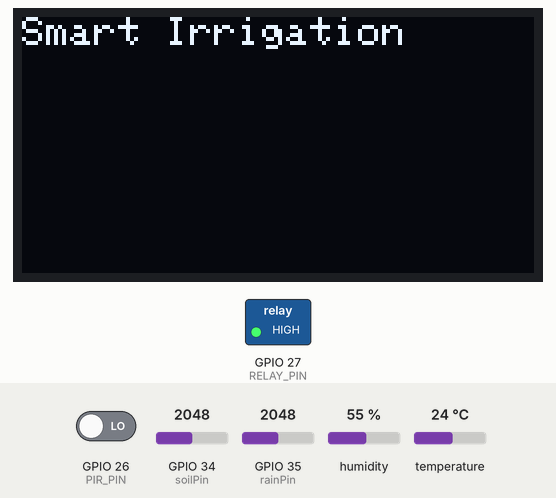
This sketch was run on a simulated ESP32. On the bench: 128×64 one-colour display, switched loads named in the sketch (green lamp = pin HIGH). The test bench sets the inputs (shaded band); at power-on: GPIO 26 (PIR_PIN) LOW, humidity 55 %, temperature 24 °C, GPIO 34 (soilPin) = 2048, GPIO 35 (rainPin) = 2048. WiFi joins after 1.5 s; servers stay silent unless stated; what the sketch prints to the serial monitor is not drawn.

Above: at 3.9 s.
At 6.4 s:
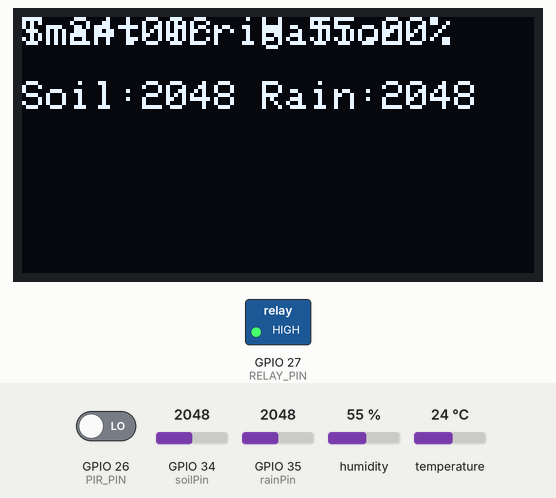
6.5 s: GPIO 26 (PIR_PIN) driven HIGH
At 7.2 s:
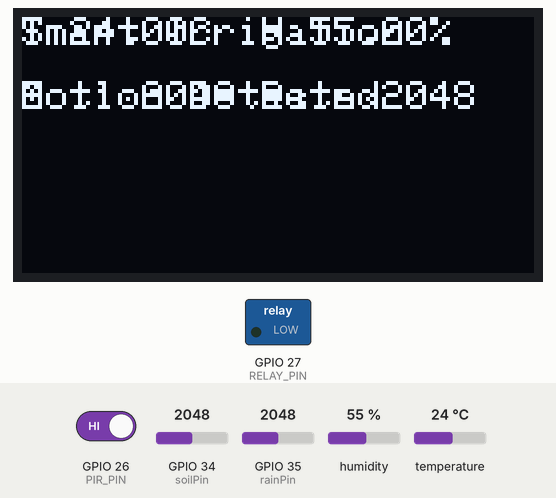
8.4 s: humidity set to 22 %
11.4 s: temperature set to 12 °C
At 12.5 s:
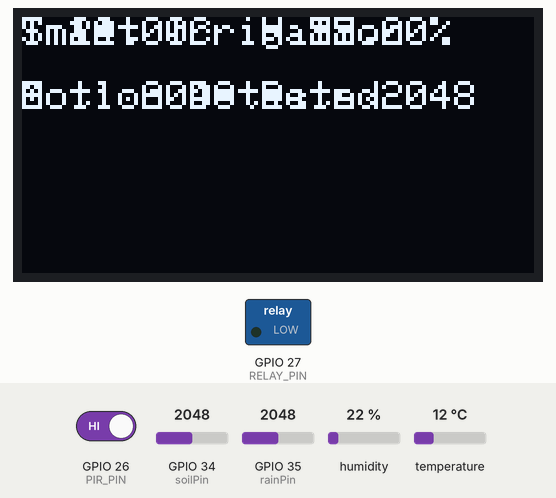
13.4 s: humidity set to 40 %
15.5 s: temperature set to 28 °C
17.5 s: GPIO 26 (PIR_PIN) driven LOW
At 23.9 s:
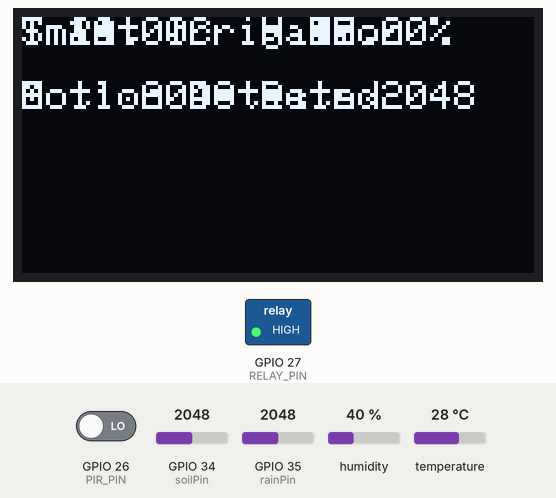
Timing chart, 0 to 24.9 s (numbered marks = the images above; inputs shaded):
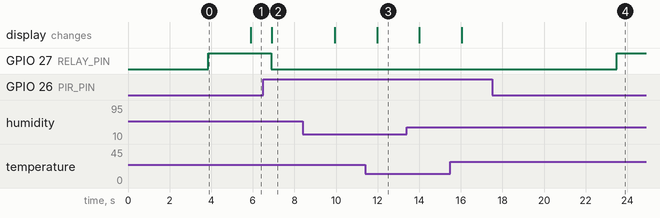

The sketch:

Blynkirrigationproject.ino
```cpp
#define BLYNK_TEMPLATE_ID "TMPL3TWmI0bn9"
#define BLYNK_TEMPLATE_NAME "Smart Irrigation"
#define BLYNK_AUTH_TOKEN "5xGHdxiZult31E7X9o2fo7jlpJhEvk2N"

#define BLYNK_PRINT Serial  // <— enables Blynk debug logs to Serial

#include <WiFi.h>
#include <WiFiClient.h>
#include <BlynkSimpleEsp32.h>
#include "DHT.h"
#include <Wire.h>
#include <Adafruit_SSD1306.h>
#include <Adafruit_GFX.h>
#define SCREEN_WIDTH 128
#define SCREEN_HEIGHT 64
#define OLED_RESET -1
#define SCREEN_ADDRESS 0x27

Adafruit_SSD1306 display(SCREEN_WIDTH, SCREEN_HEIGHT, &Wire, OLED_RESET);

char ssid[] = "vivo T1 5G";
char pass[] = "12345678";

int soilPin = 34;
int rainPin = 35;
int soilValue = 0;
int rainValue = 0;
#define DHTPIN 4
#define DHTTYPE DHT22
#define PIR_PIN 26
#define RELAY_PIN 27


DHT dht(DHTPIN, DHTTYPE);
BlynkTimer timer;

float t = 0;
float h = 0;
int pirValue = 0;

void sendSensorData() {
  soilValue = analogRead(soilPin);
  rainValue = analogRead(rainPin);
  Serial.print("Soil Moisture Value: ");
  Serial.println(soilValue);
  Serial.print("Rain sensor Value: ");
  Serial.println(rainValue);
  Blynk.virtualWrite(V2, soilValue);
  Blynk.virtualWrite(V1, rainValue);
  t= dht.readTemperature();
  h= dht.readHumidity();
  Blynk.virtualWrite(V0, t);
  Blynk.virtualWrite(V7, h);
  // OLED update without flicker
  display.setTextSize(1);
  display.setTextColor(SSD1306_WHITE);
  display.setCursor(0,0);
  display.print("T:"); display.print(t); display.print("C  ");
  display.print("H:"); display.print(h); display.print("%  ");

  if (pirValue == HIGH) {
    display.setCursor(0,16);
    display.println("Motion Detected   ");
  } else {
    display.setCursor(0,16);
    display.print("Soil:"); display.print(soilValue);
    display.print(" Rain:"); display.print(rainValue);
    display.println("   ");
  }
  display.display();
}

void setup() {
  Serial.begin(115200);
  if(!display.begin(SSD1306_SWITCHCAPVCC, SCREEN_ADDRESS)) {
    Serial.println(F("SSD1306 allocation failed"));
    for(;;);
  }
  display.clearDisplay();
  display.setCursor(0,0);
  display.setTextSize(1);
  display.setTextColor(SSD1306_WHITE);
  display.println("Smart Irrigation");
  display.display();
  delay(2000);

  // Initialize sensors
  dht.begin();

  Serial.println("Connecting to Blynk...");
  Blynk.begin(BLYNK_AUTH_TOKEN, ssid, pass);
  pinMode(PIR_PIN, INPUT);
  pinMode(RELAY_PIN, OUTPUT);
  digitalWrite(RELAY_PIN, HIGH);

  timer.setInterval(2000L, sendSensorData);
}

void loop() {
  Blynk.run();
  timer.run();
  pirValue = digitalRead(PIR_PIN);
  if (pirValue == HIGH){
    Serial.println("Motion Detected");
    digitalWrite(RELAY_PIN, LOW);
    Blynk.virtualWrite(V5, 1);
  }else{
    Serial.println("No Motion");
    digitalWrite(RELAY_PIN, HIGH);
    Blynk.virtualWrite(V5, 0);
  timer.setInterval(2000L, sendSensorData);
  }

}
```

Measured:
- after the input at 6.5 s, GPIO 27 (RELAY_PIN): HIGH → LOW after 0.38 s; the display: changes after 0.40 s (image 2)
- after the input at 11.4 s, the display: changes after 0.58 s (image 3)
- after the input at 17.5 s, GPIO 27 (RELAY_PIN): LOW → HIGH after 6.0 s
